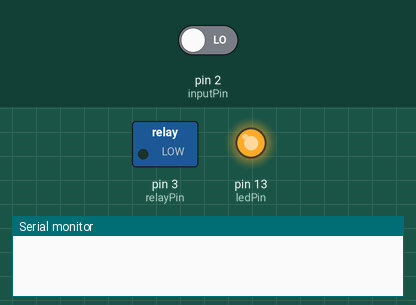
Recording of a program running on a simulated Arduino Nano, built with avr-gcc and run on an emulated ATmega328P. Shown: switched loads named in the program (green lamp = pin HIGH), output pins drawn as LEDs (lit = HIGH), the last lines printed to the serial monitor. The inputs (shaded band) are chosen by the test bench; at power-on: pin 2 (inputPin) LOW.

Above: at 0.1 s.
At 5.1 s:
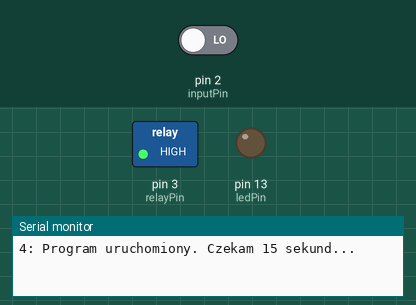
At 20.1 s:
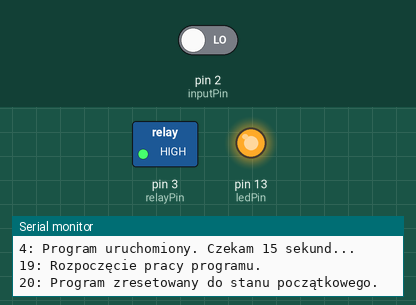
At 50.1 s:
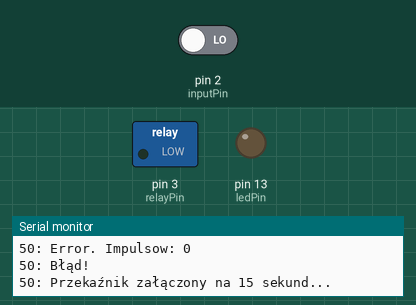
Timing chart, 0 to 51.6 s (numbered marks = the images above):
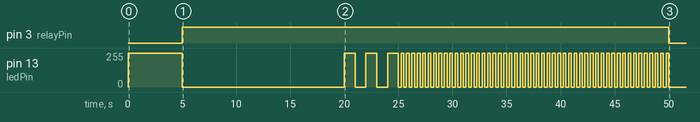

Measured:
- by itself, pin 3 (relayPin): HIGH → LOW at 50.0 s
- by itself, pin 13 (ledPin): repeats every 2.0 s: 255/255 1.0 s, 0/255 1.0 s

The program:

main.cpp
```cpp
#include <Arduino.h>
#include <TaskScheduler.h>


// Konfiguracja pinów
const int inputPin = 2;       // Pin sygnału wejściowego
const int ledPin = 13;        // Pin diody ostrzegawczej (wbudowana dioda na Arduino Nano)
const int relayPin = 3;       // Pin sterujący przekaźnikiem

// Parametry czasowe
const unsigned long SHORT_INTERVAL_MS = 10000; // 10 sekund
const unsigned long LONG_INTERVAL_MS = 60000; // 60 sekund
const unsigned long RELAY_ON_TIME_MS = 15000; // 15 sekund dla przekaźnika
const unsigned long PAUSE_AFTER_RELAY_MS = 15000; // 15 sekund pauzy po przekaźniku
const unsigned long STARTUP_DELAY_MS = 15000; // 15 sekund opóźnienia przy starcie
const unsigned long INIT_DELAY_MS = 5000; // 5 sekund opóźnienia przy starcie programu dla przekaznika

// Zmienna do liczenia impulsów
volatile unsigned int pulseCountShort = 0;
volatile unsigned int pulseCountLong = 0;

const unsigned int LED_ON = 1;
const unsigned int LED_BLINK_SLOW = 2;
const unsigned int LED_BLINK_FAST = 3;
const unsigned int LED_OFF = 4;

int ledMode = LED_OFF;
bool ledState = false;

Scheduler runner;


void warn();
void error();
void nowarn();
void resetProgram();
void toggleLED();
void blinkSlow();
void blinkFast();
void countPulse();

void checkShort();
void checkLong();

bool initRunShort = true;
bool initRunLong = true;

Task taskBlinkLEDSLOW(1000, TASK_FOREVER, &blinkSlow);
Task taskBlinkLEDFAST(250, TASK_FOREVER, &blinkFast);

Task taskShort(5000, TASK_FOREVER, &checkShort);
Task taskLong(30000, TASK_FOREVER, &checkLong);

bool warnRaised = false;
int resetCounter = 10;

void printTime() {
  Serial.print(millis()/1000);
  Serial.print(": ");
}

// Funkcja inicjalizacyjna
void setup() {
  pinMode(inputPin, INPUT);
  pinMode(ledPin, OUTPUT);
  pinMode(relayPin, OUTPUT);

  digitalWrite(ledPin, HIGH);
  digitalWrite(relayPin, LOW);
  delay(INIT_DELAY_MS);

  digitalWrite(ledPin, LOW);   // Wyłącz diodę
  digitalWrite(relayPin, HIGH); // Wyłącz przekaźnik

  Serial.begin(115200); // Ustawienie prędkości komunikacji
  printTime(); Serial.println("Program uruchomiony. Czekam 15 sekund...");

  delay(STARTUP_DELAY_MS); // Opóźnienie startu
  printTime(); Serial.println("Rozpoczęcie pracy programu.");

  resetProgram(); // Reset programu do stanu początkowego

  runner.addTask(taskBlinkLEDSLOW);
  runner.addTask(taskBlinkLEDFAST);
  runner.addTask(taskShort);
  runner.addTask(taskLong);

  taskBlinkLEDSLOW.enable(); // Włącz zadanie
  taskBlinkLEDFAST.enable();
  taskShort.enable();
  taskLong.enable();

  attachInterrupt(digitalPinToInterrupt(inputPin), countPulse, RISING);

}

void checkShort() {
  if (!initRunShort) {
    if (pulseCountShort < 3 || pulseCountShort > 8) {
      printTime(); Serial.print("Warning. Impulsow: " ); Serial.println(pulseCountShort);
      warn();
    }
    else {
      printTime(); Serial.print("OK Short. Impulsow: " ); Serial.println(pulseCountShort);
      nowarn();
    }
  }
  initRunShort = false;
  noInterrupts();
  pulseCountShort = 0;
  interrupts();
}

void checkLong() {
  if (!initRunLong) {
    if (pulseCountLong < 20 || pulseCountLong > 50) {
      if (warnRaised) {
        printTime(); Serial.print("Error. Impulsow: "); Serial.println(pulseCountLong);
        error();
      }
    }
    else {
      printTime(); Serial.print("OK Long. Impulsow: "); Serial.println(pulseCountLong);
      nowarn();
    }
  }
  initRunLong = false;
  noInterrupts();
  pulseCountLong = 0;
  interrupts();
}

void blinkSlow() {
  if (ledMode == LED_BLINK_SLOW) {
    toggleLED();
  }
}

void blinkFast() {
  if (ledMode == LED_BLINK_FAST) {
    toggleLED();
  }
}

void toggleLED() {
  if (ledMode == LED_ON) {
    ledState = true;
  }
  else if (ledMode == LED_OFF) {
    ledState = false;
  }
  else {
    ledState = !ledState;           // Zmień stan diody
  }
  digitalWrite(ledPin, ledState); // Ustaw nowy stan diody
}


// Główna pętla
void loop() {
  runner.execute();

}

// Funkcja obsługi przerwań (liczenie impulsów)
void countPulse() {
  pulseCountShort++;
  pulseCountLong++;
}

// Funkcje obsługujące różne zdarzenia
void warn() {
  warnRaised = true;
  ledMode = LED_BLINK_FAST;
}

void error() {
  taskShort.disable();
  taskLong.disable();
  resetCounter--;
  if (resetCounter > 0) {
  printTime(); Serial.println("Błąd!");
  ledMode = LED_ON;

  // Załącz przekaźnik
  digitalWrite(relayPin, LOW);
  printTime(); Serial.println("Przekaźnik załączony na 15 sekund...");
  delay(RELAY_ON_TIME_MS); // Poczekaj 15 sekund z włączonym przekaźnikiem

  // Wyłącz przekaźnik
  digitalWrite(relayPin, HIGH);
  printTime(); Serial.println("Przekaźnik wyłączony.");

  // Pauza programu na dodatkowe 15 sekund
  printTime(); Serial.println("Program wstrzymany na 15 sekund...");
  delay(PAUSE_AFTER_RELAY_MS);
  }
  else {
    printTime(); Serial.println("Brak możliwości resetu. Wykorzystano wszystkie.");
  }

  // Reset programu do początkowego stanu
  resetProgram();
  taskShort.enable();
  taskLong.enable();
}

void nowarn() {
 warnRaised = false;
 ledMode = LED_BLINK_SLOW;
}

// Funkcja resetująca program do stanu początkowego
void resetProgram() {
  warnRaised = false;
  noInterrupts(); // Wyłączenie przerwań na czas resetu
  pulseCountShort = 0;
  pulseCountLong = 0;
  interrupts(); // Ponowne włączenie przerwań
  ledMode = LED_BLINK_SLOW;

  digitalWrite(relayPin, HIGH);
  initRunLong = true;
  initRunShort = true;

  printTime(); Serial.println("Program zresetowany do stanu początkowego.");
}
```
